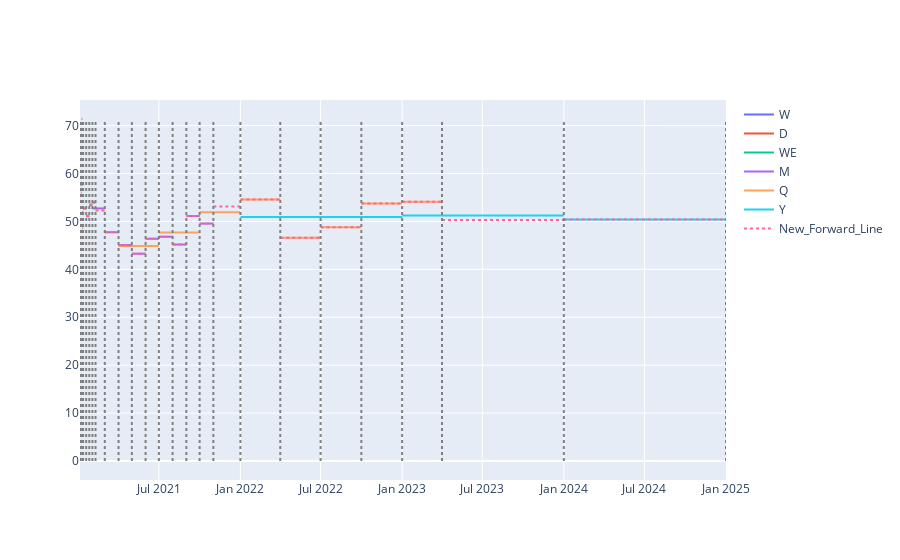

The notebook cell this image was saved under:
### Code cell
forwards = get_forwards('2021-01-04', start = '2021-01-04', end = '2025-01-05')
timestamps, prices = partition_forwards(forwards)
data = forwards
# Initialize plot
fig = go.Figure()
unique_identifiers = data['Identifier'].unique()
color_map = {identifier: color for identifier, color in zip(unique_identifiers, pc.qualitative.Plotly)}
added_identifiers = set()

# Plot original data
for index, row in data.iterrows():
    show_legend = row['Identifier'] not in added_identifiers
    fig.add_trace(go.Scatter(
        x=[row['Begin'], row['End']],
        y=[row['Settlement'], row['Settlement']],
        mode='lines',
        name=row['Identifier'] if show_legend else None,
        showlegend=show_legend,
        line=dict(color=color_map[row['Identifier']])
    ))
    added_identifiers.add(row['Identifier'])

# Add new forward lines
temporary_identifier = "New_Forward_Line"
color_map[temporary_identifier] = pc.qualitative.Plotly[len(color_map) % len(pc.qualitative.Plotly)]
for i in range(len(prices)):
    fig.add_trace(go.Scatter(
        x=[timestamps[i], timestamps[i + 1]],
        y=[prices[i], prices[i]],
        mode='lines',
        name=temporary_identifier if i == 0 else None,  # Add legend only once
        showlegend=(i == 0),
        line=dict(color=color_map[temporary_identifier], dash="dot")  # Optional: use dashed line style
    ))

for ts in timestamps:
    fig.add_trace(go.Scatter(
        x=[ts, ts],
        y=[0, max(data['Settlement'].tolist())],
        mode='lines',
        line=dict(color='gray', dash='dot'),
        showlegend=False
    ))

# Show the plot
fig.show()

### Figure 1 — Plotly figure (JSON) as saved in the notebook; plotly's stock layout.template omitted (floating-point values rounded to 4 significant figures)
{"data": [{"line": {"color": "#636EFA"}, "mode": "lines", "name": "W", "showlegend": true, "type": "scatter", "x": ["2021-01-04T00:00:00+01:00", "2021-01-11T00:00:00+01:00"], "y": [57.7, 57.7]}, {"line": {"color": "#EF553B"}, "mode": "lines", "name": "D", "showlegend": true, "type": "scatter", "x": ["2021-01-04T00:00:00+01:00", "2021-01-05T00:00:00+01:00"], "y": [48.02, 48.02]}, {"line": {"color": "#EF553B"}, "mode": "lines", "showlegend": false, "type": "scatter", "x": ["2021-01-05T00:00:00+01:00", "2021-01-06T00:00:00+01:00"], "y": [55.34, 55.34]}, {"line": {"color": "#EF553B"}, "mode": "lines", "showlegend": false, "type": "scatter", "x": ["2021-01-06T00:00:00+01:00", "2021-01-07T00:00:00+01:00"], "y": [56.03, 56.03]}, {"line": {"color": "#EF553B"}, "mode": "lines", "showlegend": false, "type": "scatter", "x": ["2021-01-07T00:00:00+01:00", "2021-01-08T00:00:00+01:00"], "y": [69.25, 69.25]}, {"line": {"color": "#EF553B"}, "mode": "lines", "showlegend": false, "type": "scatter", "x": ["2021-01-08T00:00:00+01:00", "2021-01-09T00:00:00+01:00"], "y": [71.38, 71.38]}, {"line": {"color": "#EF553B"}, "mode": "lines", "showlegend": false, "type": "scatter", "x": ["2021-01-09T00:00:00+01:00", "2021-01-10T00:00:00+01:00"], "y": [55.31, 55.31]}, {"line": {"color": "#00CC96"}, "mode": "lines", "name": "WE", "showlegend": true, "type": "scatter", "x": ["2021-01-09T00:00:00+01:00", "2021-01-11T00:00:00+01:00"], "y": [51.95, 51.95]}, {"line": {"color": "#EF553B"}, "mode": "lines", "showlegend": false, "type": "scatter", "x": ["2021-01-10T00:00:00+01:00", "2021-01-11T00:00:00+01:00"], "y": [48.59, 48.59]}, {"line": {"color": "#636EFA"}, "mode": "lines", "showlegend": false, "type": "scatter", "x": ["2021-01-11T00:00:00+01:00", "2021-01-18T00:00:00+01:00"], "y": [52.7, 52.7]}, {"line": {"color": "#636EFA"}, "mode": "lines", "showlegend": false, "type": "scatter", "x": ["2021-01-18T00:00:00+01:00", "2021-01-25T00:00:00+01:00"], "y": [51.1, 51.1]}, {"line": {"color": "#636EFA"}, "mode": "lines", "showlegend": false, "type": "scatter", "x": ["2021-01-25T00:00:00+01:00", "2021-02-01T00:00:00+01:00"], "y": [53.49, 53.49]}, {"line": {"color": "#636EFA"}, "mode": "lines", "showlegend": false, "type": "scatter", "x": ["2021-02-01T00:00:00+01:00", "2021-02-08T00:00:00+01:00"], "y": [53.97, 53.97]}, {"line": {"color": "#AB63FA"}, "mode": "lines", "name": "M", "showlegend": true, "type": "scatter", "x": ["2021-02-01T00:00:00+01:00", "2021-03-01T00:00:00+01:00"], "y": [52.72, 52.72]}, {"line": {"color": "#AB63FA"}, "mode": "lines", "showlegend": false, "type": "scatter", "x": ["2021-03-01T00:00:00+01:00", "2021-04-01T00:00:00+02:00"], "y": [47.75, 47.75]}, {"line": {"color": "#FFA15A"}, "mode": "lines", "name": "Q", "showlegend": true, "type": "scatter", "x": ["2021-04-01T00:00:00+02:00", "2021-07-01T00:00:00+02:00"], "y": [44.89, 44.89]}, {"line": {"color": "#AB63FA"}, "mode": "lines", "showlegend": false, "type": "scatter", "x": ["2021-04-01T00:00:00+02:00", "2021-05-01T00:00:00+02:00"], "y": [45.06, 45.06]}, {"line": {"color": "#AB63FA"}, "mode": "lines", "showlegend": false, "type": "scatter", "x": ["2021-05-01T00:00:00+02:00", "2021-06-01T00:00:00+02:00"], "y": [43.27, 43.27]}, {"line": {"color": "#AB63FA"}, "mode": "lines", "showlegend": false, "type": "scatter", "x": ["2021-06-01T00:00:00+02:00", "2021-07-01T00:00:00+02:00"], "y": [46.39, 46.39]}, {"line": {"color": "#FFA15A"}, "mode": "lines", "showlegend": false, "type": "scatter", "x": ["2021-07-01T00:00:00+02:00", "2021-10-01T00:00:00+02:00"], "y": [47.67, 47.67]}, {"line": {"color": "#AB63FA"}, "mode": "lines", "showlegend": false, "type": "scatter", "x": ["2021-07-01T00:00:00+02:00", "2021-08-01T00:00:00+02:00"], "y": [46.81, 46.81]}, {"line": {"color": "#AB63FA"}, "mode": "lines", "showlegend": false, "type": "scatter", "x": ["2021-08-01T00:00:00+02:00", "2021-09-01T00:00:00+02:00"], "y": [45.18, 45.18]}, {"line": {"color": "#AB63FA"}, "mode": "lines", "showlegend": false, "type": "scatter", "x": ["2021-09-01T00:00:00+02:00", "2021-10-01T00:00:00+02:00"], "y": [51.12, 51.12]}, {"line": {"color": "#AB63FA"}, "mode": "lines", "showlegend": false, "type": "scatter", "x": ["2021-10-01T00:00:00+02:00", "2021-11-01T00:00:00+01:00"], "y": [49.55, 49.55]}, {"line": {"color": "#FFA15A"}, "mode": "lines", "showlegend": false, "type": "scatter", "x": ["2021-10-01T00:00:00+02:00", "2022-01-01T00:00:00+01:00"], "y": [51.92, 51.92]}, {"line": {"color": "#FFA15A"}, "mode": "lines", "showlegend": false, "type": "scatter", "x": ["2022-01-01T00:00:00+01:00", "2022-04-01T00:00:00+02:00"], "y": [54.6, 54.6]}, {"line": {"color": "#19D3F3"}, "mode": "lines", "name": "Y", "showlegend": true, "type": "scatter", "x": ["2022-01-01T00:00:00+01:00", "2023-01-01T00:00:00+01:00"], "y": [50.92, 50.92]}, {"line": {"color": "#FFA15A"}, "mode": "lines", "showlegend": false, "type": "scatter", "x": ["2022-04-01T00:00:00+02:00", "2022-07-01T00:00:00+02:00"], "y": [46.59, 46.59]}, {"line": {"color": "#FFA15A"}, "mode": "lines", "showlegend": false, "type": "scatter", "x": ["2022-07-01T00:00:00+02:00", "2022-10-01T00:00:00+02:00"], "y": [48.78, 48.78]}, {"line": {"color": "#FFA15A"}, "mode": "lines", "showlegend": false, "type": "scatter", "x": ["2022-10-01T00:00:00+02:00", "2023-01-01T00:00:00+01:00"], "y": [53.74, 53.74]}, {"line": {"color": "#19D3F3"}, "mode": "lines", "showlegend": false, "type": "scatter", "x": ["2023-01-01T00:00:00+01:00", "2024-01-01T00:00:00+01:00"], "y": [51.25, 51.25]}, {"line": {"color": "#FFA15A"}, "mode": "lines", "showlegend": false, "type": "scatter", "x": ["2023-01-01T00:00:00+01:00", "2023-04-01T00:00:00+02:00"], "y": [54.1, 54.1]}, {"line": {"color": "#19D3F3"}, "mode": "lines", "showlegend": false, "type": "scatter", "x": ["2024-01-01T00:00:00+01:00", "2025-01-01T00:00:00+01:00"], "y": [50.43, 50.43]}, {"line": {"color": "#FF6692", "dash": "dot"}, "mode": "lines", "name": "New_Forward_Line", "showlegend": true, "type": "scatter", "x": ["2021-01-04T00:00:00+01:00", "2021-01-05T00:00:00+01:00"], "y": [48.02, 48.02]}, {"line": {"color": "#FF6692", "dash": "dot"}, "mode": "lines", "showlegend": false, "type": "scatter", "x": ["2021-01-05T00:00:00+01:00", "2021-01-06T00:00:00+01:00"], "y": [55.34, 55.34]}, {"line": {"color": "#FF6692", "dash": "dot"}, "mode": "lines", "showlegend": false, "type": "scatter", "x": ["2021-01-06T00:00:00+01:00", "2021-01-07T00:00:00+01:00"], "y": [56.03, 56.03]}, {"line": {"color": "#FF6692", "dash": "dot"}, "mode": "lines", "showlegend": false, "type": "scatter", "x": ["2021-01-07T00:00:00+01:00", "2021-01-08T00:00:00+01:00"], "y": [69.25, 69.25]}, {"line": {"color": "#FF6692", "dash": "dot"}, "mode": "lines", "showlegend": false, "type": "scatter", "x": ["2021-01-08T00:00:00+01:00", "2021-01-09T00:00:00+01:00"], "y": [71.38, 71.38]}, {"line": {"color": "#FF6692", "dash": "dot"}, "mode": "lines", "showlegend": false, "type": "scatter", "x": ["2021-01-09T00:00:00+01:00", "2021-01-10T00:00:00+01:00"], "y": [55.31, 55.31]}, {"line": {"color": "#FF6692", "dash": "dot"}, "mode": "lines", "showlegend": false, "type": "scatter", "x": ["2021-01-10T00:00:00+01:00", "2021-01-11T00:00:00+01:00"], "y": [48.59, 48.59]}, {"line": {"color": "#FF6692", "dash": "dot"}, "mode": "lines", "showlegend": false, "type": "scatter", "x": ["2021-01-11T00:00:00+01:00", "2021-01-18T00:00:00+01:00"], "y": [52.7, 52.7]}, {"line": {"color": "#FF6692", "dash": "dot"}, "mode": "lines", "showlegend": false, "type": "scatter", "x": ["2021-01-18T00:00:00+01:00", "2021-01-25T00:00:00+01:00"], "y": [51.1, 51.1]}, {"line": {"color": "#FF6692", "dash": "dot"}, "mode": "lines", "showlegend": false, "type": "scatter", "x": ["2021-01-25T00:00:00+01:00", "2021-02-01T00:00:00+01:00"], "y": [53.49, 53.49]}, {"line": {"color": "#FF6692", "dash": "dot"}, "mode": "lines", "showlegend": false, "type": "scatter", "x": ["2021-02-01T00:00:00+01:00", "2021-02-08T00:00:00+01:00"], "y": [53.97, 53.97]}, {"line": {"color": "#FF6692", "dash": "dot"}, "mode": "lines", "showlegend": false, "type": "scatter", "x": ["2021-02-08T00:00:00+01:00", "2021-03-01T00:00:00+01:00"], "y": [52.3, 52.3]}, {"line": {"color": "#FF6692", "dash": "dot"}, "mode": "lines", "showlegend": false, "type": "scatter", "x": ["2021-03-01T00:00:00+01:00", "2021-04-01T00:00:00+02:00"], "y": [47.75, 47.75]}, {"line": {"color": "#FF6692", "dash": "dot"}, "mode": "lines", "showlegend": false, "type": "scatter", "x": ["2021-04-01T00:00:00+02:00", "2021-05-01T00:00:00+02:00"], "y": [45.06, 45.06]}, {"line": {"color": "#FF6692", "dash": "dot"}, "mode": "lines", "showlegend": false, "type": "scatter", "x": ["2021-05-01T00:00:00+02:00", "2021-06-01T00:00:00+02:00"], "y": [43.27, 43.27]}, {"line": {"color": "#FF6692", "dash": "dot"}, "mode": "lines", "showlegend": false, "type": "scatter", "x": ["2021-06-01T00:00:00+02:00", "2021-07-01T00:00:00+02:00"], "y": [46.39, 46.39]}, {"line": {"color": "#FF6692", "dash": "dot"}, "mode": "lines", "showlegend": false, "type": "scatter", "x": ["2021-07-01T00:00:00+02:00", "2021-08-01T00:00:00+02:00"], "y": [46.81, 46.81]}, {"line": {"color": "#FF6692", "dash": "dot"}, "mode": "lines", "showlegend": false, "type": "scatter", "x": ["2021-08-01T00:00:00+02:00", "2021-09-01T00:00:00+02:00"], "y": [45.18, 45.18]}, {"line": {"color": "#FF6692", "dash": "dot"}, "mode": "lines", "showlegend": false, "type": "scatter", "x": ["2021-09-01T00:00:00+02:00", "2021-10-01T00:00:00+02:00"], "y": [51.12, 51.12]}, {"line": {"color": "#FF6692", "dash": "dot"}, "mode": "lines", "showlegend": false, "type": "scatter", "x": ["2021-10-01T00:00:00+02:00", "2021-11-01T00:00:00+01:00"], "y": [49.55, 49.55]}, {"line": {"color": "#FF6692", "dash": "dot"}, "mode": "lines", "showlegend": false, "type": "scatter", "x": ["2021-11-01T00:00:00+01:00", "2022-01-01T00:00:00+01:00"], "y": [53.13, 53.13]}, {"line": {"color": "#FF6692", "dash": "dot"}, "mode": "lines", "showlegend": false, "type": "scatter", "x": ["2022-01-01T00:00:00+01:00", "2022-04-01T00:00:00+02:00"], "y": [54.6, 54.6]}, {"line": {"color": "#FF6692", "dash": "dot"}, "mode": "lines", "showlegend": false, "type": "scatter", "x": ["2022-04-01T00:00:00+02:00", "2022-07-01T00:00:00+02:00"], "y": [46.59, 46.59]}, {"line": {"color": "#FF6692", "dash": "dot"}, "mode": "lines", "showlegend": false, "type": "scatter", "x": ["2022-07-01T00:00:00+02:00", "2022-10-01T00:00:00+02:00"], "y": [48.78, 48.78]}, {"line": {"color": "#FF6692", "dash": "dot"}, "mode": "lines", "showlegend": false, "type": "scatter", "x": ["2022-10-01T00:00:00+02:00", "2023-01-01T00:00:00+01:00"], "y": [53.74, 53.74]}, {"line": {"color": "#FF6692", "dash": "dot"}, "mode": "lines", "showlegend": false, "type": "scatter", "x": ["2023-01-01T00:00:00+01:00", "2023-04-01T00:00:00+02:00"], "y": [54.1, 54.1]}, {"line": {"color": "#FF6692", "dash": "dot"}, "mode": "lines", "showlegend": false, "type": "scatter", "x": ["2023-04-01T00:00:00+02:00", "2024-01-01T00:00:00+01:00"], "y": [50.32, 50.32]}, {"line": {"color": "#FF6692", "dash": "dot"}, "mode": "lines", "showlegend": false, "type": "scatter", "x": ["2024-01-01T00:00:00+01:00", "2025-01-01T00:00:00+01:00"], "y": [50.43, 50.43]}, {"line": {"color": "gray", "dash": "dot"}, "mode": "lines", "showlegend": false, "type": "scatter", "x": ["2021-01-04T00:00:00+01:00", "2021-01-04T00:00:00+01:00"], "y": [0, 71.38]}, {"line": {"color": "gray", "dash": "dot"}, "mode": "lines", "showlegend": false, "type": "scatter", "x": ["2021-01-05T00:00:00+01:00", "2021-01-05T00:00:00+01:00"], "y": [0, 71.38]}, {"line": {"color": "gray", "dash": "dot"}, "mode": "lines", "showlegend": false, "type": "scatter", "x": ["2021-01-06T00:00:00+01:00", "2021-01-06T00:00:00+01:00"], "y": [0, 71.38]}, {"line": {"color": "gray", "dash": "dot"}, "mode": "lines", "showlegend": false, "type": "scatter", "x": ["2021-01-07T00:00:00+01:00", "2021-01-07T00:00:00+01:00"], "y": [0, 71.38]}, {"line": {"color": "gray", "dash": "dot"}, "mode": "lines", "showlegend": false, "type": "scatter", "x": ["2021-01-08T00:00:00+01:00", "2021-01-08T00:00:00+01:00"], "y": [0, 71.38]}, {"line": {"color": "gray", "dash": "dot"}, "mode": "lines", "showlegend": false, "type": "scatter", "x": ["2021-01-09T00:00:00+01:00", "2021-01-09T00:00:00+01:00"], "y": [0, 71.38]}, {"line": {"color": "gray", "dash": "dot"}, "mode": "lines", "showlegend": false, "type": "scatter", "x": ["2021-01-10T00:00:00+01:00", "2021-01-10T00:00:00+01:00"], "y": [0, 71.38]}, {"line": {"color": "gray", "dash": "dot"}, "mode": "lines", "showlegend": false, "type": "scatter", "x": ["2021-01-11T00:00:00+01:00", "2021-01-11T00:00:00+01:00"], "y": [0, 71.38]}, {"line": {"color": "gray", "dash": "dot"}, "mode": "lines", "showlegend": false, "type": "scatter", "x": ["2021-01-18T00:00:00+01:00", "2021-01-18T00:00:00+01:00"], "y": [0, 71.38]}, {"line": {"color": "gray", "dash": "dot"}, "mode": "lines", "showlegend": false, "type": "scatter", "x": ["2021-01-25T00:00:00+01:00", "2021-01-25T00:00:00+01:00"], "y": [0, 71.38]}, {"line": {"color": "gray", "dash": "dot"}, "mode": "lines", "showlegend": false, "type": "scatter", "x": ["2021-02-01T00:00:00+01:00", "2021-02-01T00:00:00+01:00"], "y": [0, 71.38]}, {"line": {"color": "gray", "dash": "dot"}, "mode": "lines", "showlegend": false, "type": "scatter", "x": ["2021-02-08T00:00:00+01:00", "2021-02-08T00:00:00+01:00"], "y": [0, 71.38]}, {"line": {"color": "gray", "dash": "dot"}, "mode": "lines", "showlegend": false, "type": "scatter", "x": ["2021-03-01T00:00:00+01:00", "2021-03-01T00:00:00+01:00"], "y": [0, 71.38]}, {"line": {"color": "gray", "dash": "dot"}, "mode": "lines", "showlegend": false, "type": "scatter", "x": ["2021-04-01T00:00:00+02:00", "2021-04-01T00:00:00+02:00"], "y": [0, 71.38]}, {"line": {"color": "gray", "dash": "dot"}, "mode": "lines", "showlegend": false, "type": "scatter", "x": ["2021-05-01T00:00:00+02:00", "2021-05-01T00:00:00+02:00"], "y": [0, 71.38]}, {"line": {"color": "gray", "dash": "dot"}, "mode": "lines", "showlegend": false, "type": "scatter", "x": ["2021-06-01T00:00:00+02:00", "2021-06-01T00:00:00+02:00"], "y": [0, 71.38]}, {"line": {"color": "gray", "dash": "dot"}, "mode": "lines", "showlegend": false, "type": "scatter", "x": ["2021-07-01T00:00:00+02:00", "2021-07-01T00:00:00+02:00"], "y": [0, 71.38]}, {"line": {"color": "gray", "dash": "dot"}, "mode": "lines", "showlegend": false, "type": "scatter", "x": ["2021-08-01T00:00:00+02:00", "2021-08-01T00:00:00+02:00"], "y": [0, 71.38]}, {"line": {"color": "gray", "dash": "dot"}, "mode": "lines", "showlegend": false, "type": "scatter", "x": ["2021-09-01T00:00:00+02:00", "2021-09-01T00:00:00+02:00"], "y": [0, 71.38]}, {"line": {"color": "gray", "dash": "dot"}, "mode": "lines", "showlegend": false, "type": "scatter", "x": ["2021-10-01T00:00:00+02:00", "2021-10-01T00:00:00+02:00"], "y": [0, 71.38]}, {"line": {"color": "gray", "dash": "dot"}, "mode": "lines", "showlegend": false, "type": "scatter", "x": ["2021-11-01T00:00:00+01:00", "2021-11-01T00:00:00+01:00"], "y": [0, 71.38]}, {"line": {"color": "gray", "dash": "dot"}, "mode": "lines", "showlegend": false, "type": "scatter", "x": ["2022-01-01T00:00:00+01:00", "2022-01-01T00:00:00+01:00"], "y": [0, 71.38]}, {"line": {"color": "gray", "dash": "dot"}, "mode": "lines", "showlegend": false, "type": "scatter", "x": ["2022-04-01T00:00:00+02:00", "2022-04-01T00:00:00+02:00"], "y": [0, 71.38]}, {"line": {"color": "gray", "dash": "dot"}, "mode": "lines", "showlegend": false, "type": "scatter", "x": ["2022-07-01T00:00:00+02:00", "2022-07-01T00:00:00+02:00"], "y": [0, 71.38]}, {"line": {"color": "gray", "dash": "dot"}, "mode": "lines", "showlegend": false, "type": "scatter", "x": ["2022-10-01T00:00:00+02:00", "2022-10-01T00:00:00+02:00"], "y": [0, 71.38]}, {"line": {"color": "gray", "dash": "dot"}, "mode": "lines", "showlegend": false, "type": "scatter", "x": ["2023-01-01T00:00:00+01:00", "2023-01-01T00:00:00+01:00"], "y": [0, 71.38]}, {"line": {"color": "gray", "dash": "dot"}, "mode": "lines", "showlegend": false, "type": "scatter", "x": ["2023-04-01T00:00:00+02:00", "2023-04-01T00:00:00+02:00"], "y": [0, 71.38]}, {"line": {"color": "gray", "dash": "dot"}, "mode": "lines", "showlegend": false, "type": "scatter", "x": ["2024-01-01T00:00:00+01:00", "2024-01-01T00:00:00+01:00"], "y": [0, 71.38]}, {"line": {"color": "gray", "dash": "dot"}, "mode": "lines", "showlegend": false, "type": "scatter", "x": ["2025-01-01T00:00:00+01:00", "2025-01-01T00:00:00+01:00"], "y": [0, 71.38]}], "layout": {}}
